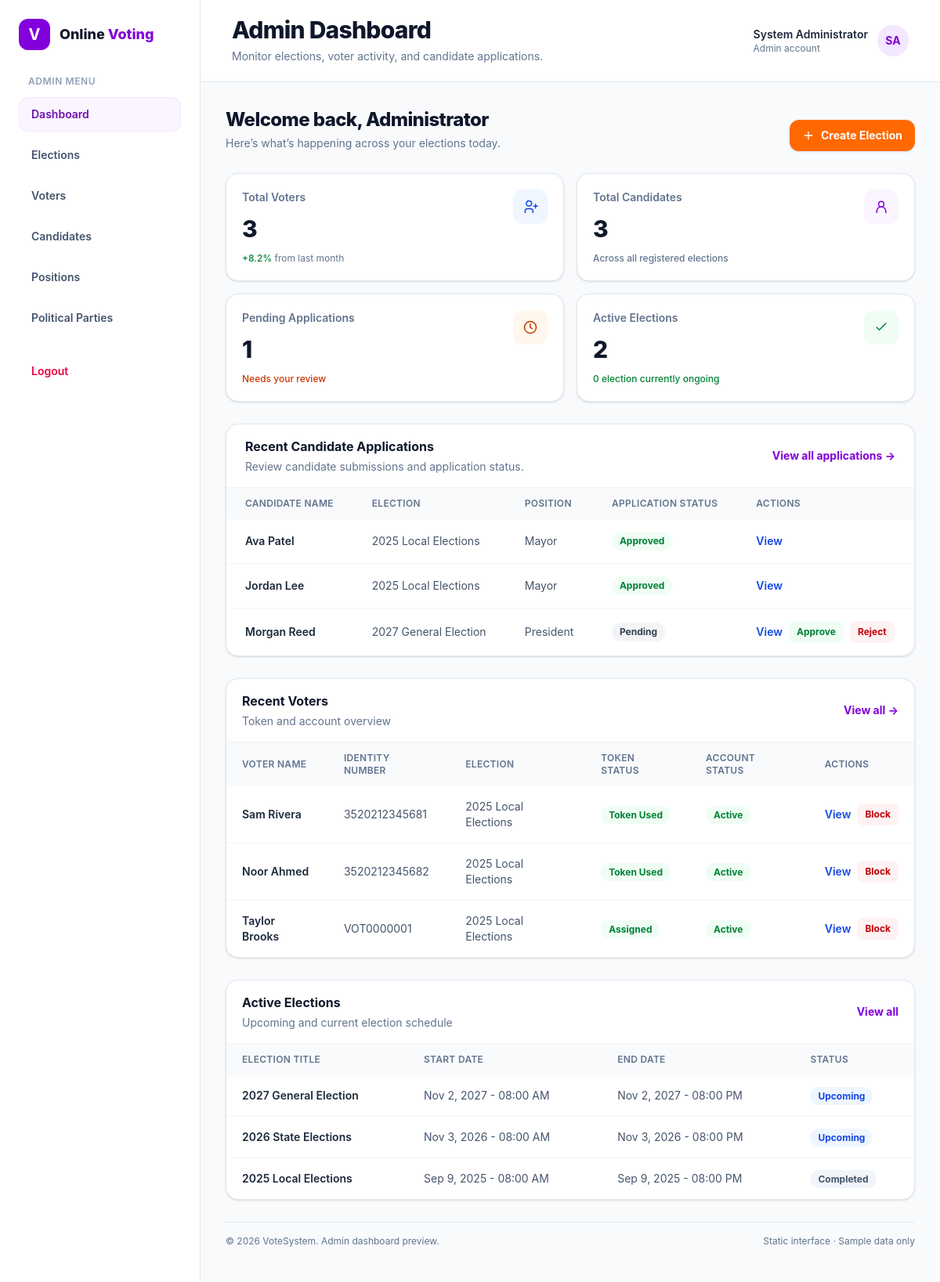
Page /views/admin/dashboard.php (signed in) on the committed database.
### tables this page shows
CREATE TABLE applications (
    id INT AUTO_INCREMENT PRIMARY KEY,
    user_id INT NOT NULL,
    address VARCHAR(255) NOT NULL,
    city VARCHAR(100) NOT NULL,
    state VARCHAR(100) NOT NULL,
    country VARCHAR(100) NOT NULL,
    postal_code VARCHAR(20) NOT NULL,
    election_id INT NOT NULL,
    position_id INT NOT NULL,
    constituency_area VARCHAR(100) NOT NULL,
    party_id INT DEFAULT NULL,
    qualifications TEXT NOT NULL,
    experience TEXT NOT NULL,
    manifesto TEXT NOT NULL,
    certificates VARCHAR(255) DEFAULT NULL,
    status ENUM('pending', 'approved', 'rejected') NOT NULL DEFAULT 'pending',
    created_at TIMESTAMP DEFAULT CURRENT_TIMESTAMP,
    updated_at TIMESTAMP DEFAULT CURRENT_TIMESTAMP ON UPDATE CURRENT_TIMESTAMP,
    FOREIGN KEY (user_id) REFERENCES users(id) ON DELETE CASCADE,
    FOREIGN KEY (election_id) REFERENCES elections(id) ON DELETE CASCADE,
    FOREIGN KEY (position_id) REFERENCES positions(id) ON DELETE CASCADE,
    FOREIGN KEY (party_id) REFERENCES parties(id) ON DELETE SET NULL,
    UNIQUE (user_id, election_id, position_id)
);

CREATE TABLE users (
    id INT AUTO_INCREMENT PRIMARY KEY,
    name VARCHAR(50) NOT NULL,
    email VARCHAR(100) NOT NULL UNIQUE,
    identity_type VARCHAR(20) NOT NULL,
    identity_number VARCHAR(20) NOT NULL UNIQUE,
    dob DATE NOT NULL,
    gender ENUM('male', 'female', 'other') NOT NULL,
    role ENUM('voter', 'candidate', 'admin') NOT NULL DEFAULT 'voter',
    status tinyint NOT NULL DEFAULT 1,
    password VARCHAR(255) NOT NULL,
    profile_picture VARCHAR(255) DEFAULT NULL,
    created_at TIMESTAMP DEFAULT CURRENT_TIMESTAMP,
    updated_at TIMESTAMP DEFAULT CURRENT_TIMESTAMP ON UPDATE CURRENT_TIMESTAMP
);

CREATE TABLE elections (
    id INT AUTO_INCREMENT PRIMARY KEY,
    title VARCHAR(100) NOT NULL UNIQUE,
    description TEXT NOT NULL,
    start_date DATETIME NOT NULL,
    end_date DATETIME NOT NULL,
    status ENUM('upcoming', 'ongoing', 'completed') NOT NULL DEFAULT 'upcoming',
    created_at TIMESTAMP DEFAULT CURRENT_TIMESTAMP,
    updated_at TIMESTAMP DEFAULT CURRENT_TIMESTAMP ON UPDATE CURRENT_TIMESTAMP
);

CREATE TABLE positions (
    id INT AUTO_INCREMENT PRIMARY KEY,
    title VARCHAR(100) NOT NULL UNIQUE,
    description TEXT NOT NULL,
    created_at TIMESTAMP DEFAULT CURRENT_TIMESTAMP,
    updated_at TIMESTAMP DEFAULT CURRENT_TIMESTAMP ON UPDATE CURRENT_TIMESTAMP
);

CREATE TABLE voters (
    id INT AUTO_INCREMENT PRIMARY KEY,
    user_id INT NOT NULL,
    token VARCHAR(10) NOT NULL UNIQUE,
    election_id INT NOT NULL,
    has_voted TINYINT(1) NOT NULL DEFAULT 0,
    created_at TIMESTAMP DEFAULT CURRENT_TIMESTAMP,
    updated_at TIMESTAMP DEFAULT CURRENT_TIMESTAMP ON UPDATE CURRENT_TIMESTAMP,
    FOREIGN KEY (user_id) REFERENCES users(id) ON DELETE CASCADE,
    FOREIGN KEY (election_id) REFERENCES elections(id) ON DELETE CASCADE,
    UNIQUE (user_id, election_id)
);

### app/helpers/security.php (called while the page is built, shortened)
<?php
function cleanText(string $value): string
{
    return htmlspecialchars(trim($value), ENT_QUOTES, 'UTF-8');
}
function getCsrfToken(): string
{
    return $_SESSION['csrf_token'];
}

### includes/admin/voters_list.php (the view, shortened to what this page needs)
<table class="w-full min-w-[780px] text-left text-sm">
    <thead class="bg-slate-50 text-xs uppercase tracking-wide text-slate-500">
        <tr>
            <th scope="col" class="px-5 py-3 font-semibold">Voter Name</th>
            <th scope="col" class="px-5 py-3 font-semibold">Identity Number</th>
            <th scope="col" class="px-5 py-3 font-semibold">Election</th>
            <th scope="col" class="px-5 py-3 font-semibold">Token Status</th>
            <th scope="col" class="px-5 py-3 font-semibold">Account Status</th>
            <th scope="col" class="px-5 py-3 font-semibold">Actions</th>
        </tr>
    </thead>
    <tbody class="divide-y divide-slate-100">
        <?php
           $statusColors = [
               true => 'bg-green-50 text-green-700',
               false => 'bg-red-50 text-red-700'
           ];
           $token = 0;
           $token_status = '';
           if ($limit == false) {
               $voters = $pdo->query("SELECT voters.token AS assigned_token,
                                                   voters.has_voted AS vote_status,
                                                   users.id AS user_id,
                                                   users.name AS username,
                                                   users.identity_number AS user_identity,
                                                   users.status AS account_status,
                                                   elections.title AS election
                                               FROM users
                                               LEFT JOIN voters ON voters.user_id = users.id
                                               LEFT JOIN elections ON voters.election_id = elections.id
                                               WHERE users.role = 'voter'
                                           ")->fetchAll(PDO::FETCH_ASSOC);
           } else {
               $voters = $pdo->query("SELECT voters.token AS assigned_token,
                                                   voters.has_voted AS vote_status,
                                                   users.id AS user_id,
                                                   users.name AS username,
                                                   users.identity_number AS user_identity,
                                                   users.status AS account_status,
                                                   elections.title AS election
                                               FROM users
                                               LEFT JOIN voters ON voters.user_id = users.id
                                               LEFT JOIN elections ON voters.election_id = elections.id
                                               WHERE users.role = 'voter'
                                               LIMIT 4
                                           ")->fetchAll(PDO::FETCH_ASSOC);
           }
           if (empty($voters)) {
               echo ' <tr>
                                       <td class="px-5 py-4 font-semibold text-slate-800">No Voters Exists as no election is completed.</td>
                                       </tr>';
           } else {
               foreach ($voters as $key => $voter) {
                   if ($voter['assigned_token'] !== null && $voter['vote_status'] == false) {
                       $token = 1;
                       $token_status = 'Assigned';
                   } else if ($voter['assigned_token'] == null) {
                       $token = 0;
                       $token_status = 'Not Assigned';
                   } else if ($voter['vote_status'] == true) {
                       $token = 1;
                       $token_status = 'Token Used';
                   }
                   if ($voter['account_status'] == true) {
                       $btn_text = 'Block';
                       $status_text = 'Active';
                   } else {
                       $btn_text = 'Unblock';
                       $status_text = 'Blocked';
                   }
                   echo '
                                          <tr>
                                       <td class="px-5 py-4 font-semibold text-slate-800">' . $voter['username'] . '</td>
                                       <td class="px-5 py-4 text-slate-600">' . $voter['user_identity'] . '</td>
                                       <td class="px-5 py-4 text-slate-600">' . $voter['election'] . '</td>
                                       <td class="px-5 py-4"><span
                                               class="rounded-full px-2.5 py-1 text-xs font-bold
                                               ' . $statusColors[$token] . '">
                                               ' . $token_status . '</span>
                                       </td>
                                       <td class="px-5 py-4"><span
                                               class="rounded-full px-2.5 py-1 text-xs font-bold
                                               ' . $statusColors[$voter['account_status']] . '">
                                               ' . $status_text . '
                                               </span>
                                       </td>
                                       <td class="px-5 py-4">
                                           <div class="flex items-center gap-2"><a href="#voters"
                                                   class="font-semibold text-blue-700 hover:underline">View</a>
                                                   <a href="../../app/controllers/actions.php?voter=' . $voter['user_id'] . '&csrf_token=' . urlencode(getCsrfToken()) . '"
                                                   class="rounded-lg bg-red-50 px-2.5 py-1.5 text-xs font-bold text-red-700">'
                       . $btn_text .
                       '
                                                   </a>';
                   echo '
                                           </div>
                                       </td>
                                   </tr>';
               }
           }
           ?>
    </tbody>
</table>

### includes/admin/applications_list.php
<table class="w-full min-w-[760px] text-left text-sm">
    <thead class="bg-slate-50 text-xs uppercase tracking-wide text-slate-500">
        <tr>
            <th scope="col" class="px-6 py-3 font-semibold">Candidate Name</th>
            <th scope="col" class="px-6 py-3 font-semibold">Election</th>
            <th scope="col" class="px-6 py-3 font-semibold">Position</th>
            <th scope="col" class="px-6 py-3 font-semibold">Application Status</th>
            <th scope="col" class="px-6 py-3 font-semibold">Actions</th>
        </tr>
    </thead>
    <tbody class="divide-y divide-slate-100">
        <?php
          $statusColors = [
              'pending' => 'bg-gray-100 text-gray-700',
              'approved' => 'bg-green-50 text-green-700',
              'rejected' => 'bg-red-50 text-red-700'
          ];
          if ($limit == false) {
              $candidates = $pdo->query("SELECT applications.status AS status,
                              applications.id AS candidate_id,
                              users.name AS username,
                              elections.title AS election,
                              positions.title AS position FROM applications
                              INNER JOIN users ON applications.user_id=users.id
                              INNER JOIN elections ON applications.election_id=elections.id
                              INNER JOIN positions ON applications.position_id=positions.id
                              ")->fetchAll();
          } else {
              $candidates = $pdo->query("SELECT applications.status AS status,
                                      applications.id AS candidate_id,
                                      users.name AS username,
                                      elections.title AS election,
                                      positions.title AS position FROM applications
                                      INNER JOIN users ON applications.user_id=users.id
                                      INNER JOIN elections ON applications.election_id=elections.id
                                      INNER JOIN positions ON applications.position_id=positions.id
                                      LIMIT 4
                                      ")->fetchAll();
          }
          if (empty($candidates)) {
              echo '<tr>
                              <td class="px-6 py-4 font-semibold text-slate-600">
                              No Application submitted by candidates
                              </td>
                              </tr>';
          } else {
              foreach ($candidates as $key => $candidate) {
                  echo ' <tr>
                                  <td class="px-6 py-4 font-semibold text-slate-800">' . cleanText((string) $candidate['username']) . '</td>
                                  <td class="px-6 py-4 text-slate-600">' . cleanText((string) $candidate['election']) . '</td>
                                  <td class="px-6 py-4 text-slate-600">' . cleanText((string) $candidate['position']) . '</td>
                                  <td class="px-6 py-4"><span
                                          class="inline-flex rounded-full px-2.5 py-1 text-xs font-bold ' . $statusColors[$candidate['status']] . '">' . ucfirst($candidate['status']) . '</span>
                                  </td>
                                  <td class="px-6 py-4">
                                      <div class="flex items-center gap-2">
                                      <a href="../../views/admin/application_details.php?candidate='
                      . $candidate['candidate_id'] . '" class="font-semibold text-blue-700 hover:underline">View</a>';
                  if ($candidate['status'] === 'pending') {
                      echo '<a href="../../app/controllers/actions.php?candidate=' . $candidate['candidate_id'] . '&approve=true&csrf_token=' . urlencode(getCsrfToken()) . '"
                                                  class="rounded-lg bg-green-50 px-2.5 py-1.5 text-xs font-bold text-green-700">Approve</a>
                                                  <a href="../../app/controllers/actions.php?candidate=' . $candidate['candidate_id'] . '&approve=false&csrf_token=' . urlencode(getCsrfToken()) . '"
                                                  class="rounded-lg bg-red-50 px-2.5 py-1.5 text-xs font-bold text-red-700">Reject</a>';
                  }
                  echo ' </div>
                                  </td>
                               </tr>';
              }
          } ?>
    </tbody>
</table>

### includes/shared/elections_list.php
<table class="w-full min-w-[520px] text-left text-sm">
    <thead class="bg-slate-50 text-xs uppercase tracking-wide text-slate-500">
        <tr>
            <th scope="col" class="px-5 py-3 font-semibold">Election Title</th>
            <th scope="col" class="px-5 py-3 font-semibold">Start Date</th>
            <th scope="col" class="px-5 py-3 font-semibold">End Date</th>
            <th scope="col" class="px-5 py-3 font-semibold">Status</th>
        </tr>
    </thead>
    <tbody class="divide-y divide-slate-100">
        <?php
           $elections = $pdo->query("SELECT * FROM elections LIMIT 4")->fetchAll();
           $statusColors = [
               'upcoming' => 'bg-blue-50 text-blue-700',
               'ongoing' => 'bg-green-50 text-green-700',
               'completed' => 'bg-slate-100 text-slate-600'
           ];
           foreach ($elections as $key => $election) {
               echo '
                                         <tr>
                                       <td class="px-5 py-4 font-semibold text-slate-800">' . $election['title'] . '</td>
                                       <td class="px-5 py-4 text-slate-600">' . date('M j, Y - h:i A', strtotime($election['start_date']))  . '</td>
                                       <td class="px-5 py-4 text-slate-600">' . date('M j, Y - h:i A', strtotime($election['end_date'])) . '</td>
                                       <td class="px-5 py-4"><span
                                               class="rounded-full px-2.5 py-1 text-xs font-bold
                                               ' . $statusColors[$election['status']] . '">' . ucfirst($election['status']) . '</span>
                                       </td>
                                   </tr>';
           }
           ?>
    </tbody>
</table>

### rows in the picture
applications: user.name "Ava Patel", election.title "2025 Local Elections", position.title "Mayor", status "Approved"
applications: user.name "Jordan Lee", election.title "2025 Local Elections", position.title "Mayor", status "Approved"
applications: user.name "Morgan Reed", election.title "2027 General Election", position.title "President", status "Pending"
voters: user.name "Sam Rivera", user.identity_number "3520212345681", election.title "2025 Local Elections", has_voted "Token Used", user.status "Active", user.status "Block"
voters: user.name "Noor Ahmed", user.identity_number "3520212345682", election.title "2025 Local Elections", has_voted "Token Used", user.status "Active", user.status "Block"
voters: user.name "Taylor Brooks", user.identity_number "VOT0000001", election.title "2025 Local Elections", token_status "Assigned", user.status "Active", user.status "Block"
elections: title "2027 General Election", start_date "Nov 2, 2027 - 08:00 AM", end_date "Nov 2, 2027 - 08:00 PM", status "Upcoming"
elections: title "2026 State Elections", start_date "Nov 3, 2026 - 08:00 AM", end_date "Nov 3, 2026 - 08:00 PM", status "Upcoming"
elections: title "2025 Local Elections", start_date "Sep 9, 2025 - 08:00 AM", end_date "Sep 9, 2025 - 08:00 PM", status "Completed"

### other values in the picture
$portalLabel "ADMIN"
$item['label'] "Dashboard"
$item['label'] "Elections"
$item['label'] "Voters"
$item['label'] "Candidates"
$item['label'] "Positions"
$item['label'] "Political Parties"
$pageTitle "Admin Dashboard"
$pageDescription "Monitor elections, voter activity, and candidate applications."
$headerName "System Administrator"
$headerRole "Admin"
$headerInitials "SA"
$voters "3"
$candidates "3"
$pending_applications "1"
